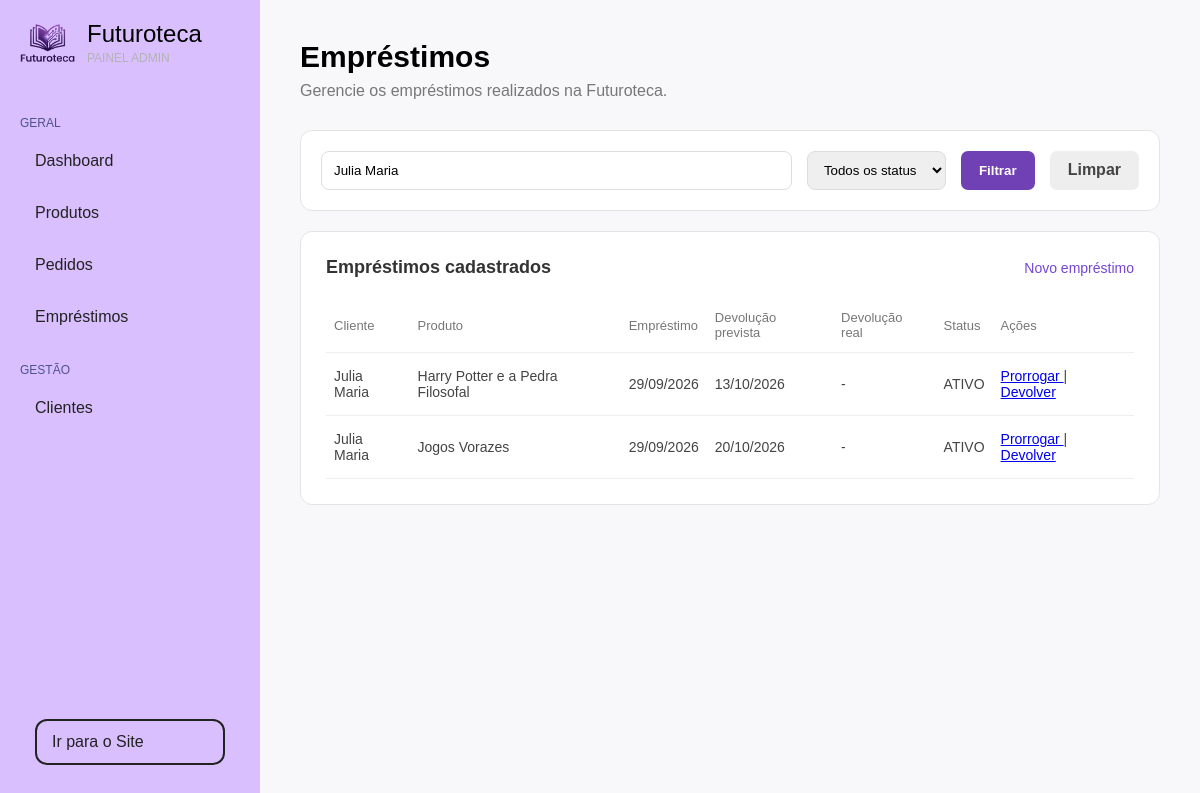
The app's page /dashboard/emprestimos.php?busca=Julia Maria (signed in) with its own data.
### tables this page shows
CREATE TABLE `emprestimo` (
  `id_emprestimo` int(11) NOT NULL,
  `id_usuario` int(11) NOT NULL,
  `id_produto` int(11) NOT NULL,
  `data_emprestimo` date NOT NULL,
  `data_devolucao_prevista` date NOT NULL,
  `data_devolucao_real` date DEFAULT NULL,
  `status` enum('ATIVO','DEVOLVIDO','ATRASADO') NOT NULL DEFAULT 'ATIVO',
  `prorrogado` tinyint(1) NOT NULL DEFAULT 0
);

CREATE TABLE `usuario` (
  `id_usuario` int(11) NOT NULL,
  `nome` varchar(100) NOT NULL,
  `email` varchar(150) NOT NULL,
  `cpf` varchar(14) NOT NULL,
  `telefone` varchar(20) DEFAULT NULL,
  `endereco` varchar(255) DEFAULT NULL,
  `tipo_usuario` enum('ADMIN','CLIENTE') NOT NULL DEFAULT 'CLIENTE',
  `senha` varchar(255) NOT NULL
);

CREATE TABLE `produto` (
  `id_produto` int(11) NOT NULL,
  `titulo` varchar(150) NOT NULL,
  `autor` varchar(100) DEFAULT NULL,
  `categoria` varchar(80) NOT NULL,
  `tipo` enum('LIVRO','EBOOK','ARTIGO') NOT NULL,
  `preco` decimal(10,2) NOT NULL,
  `preco_promocional` decimal(10,2) DEFAULT NULL,
  `estoque` int(11) NOT NULL DEFAULT 0,
  `descricao` text DEFAULT NULL,
  `imagem` varchar(255) DEFAULT NULL
);

### dashboard/emprestimos.php (the view, shortened to what this page needs)
<?php
require_once '../crud.php';
$busca = $_GET["busca"] ?? "";
$sql = "SELECT
            emprestimo.*,
            usuario.nome AS nome_cliente,
            produto.titulo AS nome_produto
        FROM emprestimo
        INNER JOIN usuario
            ON emprestimo.id_usuario = usuario.id_usuario
        INNER JOIN produto
            ON emprestimo.id_produto = produto.id_produto
        WHERE 1=1";
$params = [];
if (!empty($busca)) {
    $sql .= " AND (
                usuario.nome LIKE ?
                OR produto.titulo LIKE ?
              )";
    $params[] = "%" . $busca . "%";
    $params[] = "%" . $busca . "%";
}
$sql .= " ORDER BY emprestimo.id_emprestimo DESC";
$stmt = $pdo->prepare($sql);
$stmt->execute($params);
$emprestimos = $stmt->fetchAll(PDO::FETCH_ASSOC);
?>
<!DOCTYPE html>
<html lang="pt-br">
<head>
    <link rel="stylesheet" href="../css/dashboard.css">
</head>
<body>
    <?php include 'partials/sidebar.php'; ?>
    <main class="conteudo">
        <div class="titulo-dashboard">
            <h1>Empréstimos</h1>
            <p>Gerencie os empréstimos realizados na Futuroteca.</p>
        </div>
        <form method="GET" class="filtros-produtos">
            <input type="text" name="busca" placeholder="Buscar por cliente ou produto..."
                value="<?= htmlspecialchars($busca) ?>">
            <select name="status">
                <option value="">
                    Todos os status
                </option>
            </select>
            <button type="submit" class="btn-filtrar">
                Filtrar
            </button>
            <a href="emprestimos.php" class="btn-limpar">
                Limpar
            </a>
        </form>
        <div class="painel-dashboard">
            <div class="painel-titulo">
                <h3>Empréstimos cadastrados</h3>
                <a href="cadastrar-emprestimo.php">
                    Novo empréstimo
                </a>
            </div>
            <table>
                <thead>
                    <tr>
                        <th>Cliente</th>
                        <th>Produto</th>
                        <th>Empréstimo</th>
                        <th>Devolução prevista</th>
                        <th>Devolução real</th>
                        <th>Status</th>
                        <th>Ações</th>
                    </tr>
                </thead>
                <tbody>
                    <?php if (count($emprestimos) == 0): ?>
                        <tr>
                            <td colspan="7">
                                Nenhum empréstimo cadastrado.
                            </td>
                        </tr>
                    <?php else: ?>
                        <?php foreach ($emprestimos as $emprestimo): ?>
                            <tr>
                                <td>
                                    <?= htmlspecialchars($emprestimo["nome_cliente"]) ?>
                                </td>
                                <td>
                                    <?= htmlspecialchars($emprestimo["nome_produto"]) ?>
                                </td>
                                <td>
                                    <?= date("d/m/Y", strtotime($emprestimo["data_emprestimo"])) ?>
                                </td>
                                <td>
                                    <?= date("d/m/Y", strtotime($emprestimo["data_devolucao_prevista"])) ?>
                                </td>
                                <td>
                                    <?php if ($emprestimo["data_devolucao_real"]): ?>
                                        <?= date("d/m/Y", strtotime($emprestimo["data_devolucao_real"])) ?>
                                    <?php else: ?>
                                        -
                                    <?php endif; ?>
                                </td>
                                <td>
                                    <?= htmlspecialchars($emprestimo["status"]) ?>
                                </td>
                                <td>
                                    <?php if ($emprestimo["status"] == "ATIVO" || $emprestimo["status"] == "ATRASADO"): ?>
                                        <a href="prorrogar-emprestimo.php?id=<?= $emprestimo["id_emprestimo"] ?>"
                                            onclick="return confirm('Deseja prorrogar este empréstimo por mais 7 dias?')">
                                            Prorrogar
                                        </a>
                                        |
                                        <a href="devolver-emprestimo.php?id=<?= $emprestimo["id_emprestimo"] ?>"
                                            onclick="return confirm('Confirmar devolução deste empréstimo?')">
                                            Devolver
                                        </a>
                                    <?php else: ?>
                                        -
                                    <?php endif; ?>
                                </td>
                            </tr>
                        <?php endforeach; ?>
                    <?php endif; ?>
                </tbody>
            </table>
        </div>
    </main>
</body>
</html>

### css/dashboard.css (style rules this page uses)
* { margin: 0; padding: 0; box-sizing: border-box; }
body { font-family: Arial, sans-serif; display: flex; background-color: #f7f7f7f7; }
.conteudo { flex: 1; padding: 40px; }
.conteudo { flex: 1; padding: 40px; background-color: #f8f8fa; }
.titulo-dashboard { margin-bottom: 30px; }
.titulo-dashboard h1 { font-size: 30px; margin-bottom: 8px; }
.titulo-dashboard p { color: #777; }
.painel-dashboard { background-color: white; border: 1px solid #e4e4e4; border-radius: 12px; padding: 25px; }
.painel-titulo { display: flex; align-items: center; justify-content: space-between; margin-bottom: 20px; }
.painel-titulo h3 { font-size: 18px; color: #333; }
.painel-titulo a { color: #7445d8; text-decoration: none; font-size: 14px; }
table { width: 100%; border-collapse: collapse; }
th { text-align: left; color: #777; font-size: 13px; font-weight: 500; padding: 12px 8px; border-bottom: 1px solid #eeeeee; }
td { padding: 15px 8px; font-size: 14px; color: #444; border-bottom: 1px solid #eeeeee; }
.filtros-produtos { display: flex; gap: 15px; background-color: white; padding: 20px; margin-bottom: 20px; border: 1px solid #e4e4e4; border-radius: 12px; }
.filtros-produtos input { flex: 1; }
.filtros-produtos input, .filtros-produtos select { padding: 10px 12px; border: 1px solid #ddd; border-radius: 8px; outline: none; }
.btn-filtrar { background-color: #7040b5; color: white; border: none; border-radius: 7px; padding: 10px 18px; font-weight: 600; cursor: pointer; transition: 0.2s; }
.btn-limpar { background-color: #eeeeee; color: #444; padding: 10px 18px; border-radius: 7px; text-decoration: none; font-weight: 600; transition: 0.2s; }

### records on screen
emprestimo: id_usuario.nome "Julia Maria", id_produto.titulo "Harry Potter e a Pedra Filosofal", data_emprestimo "29/09/2026", data_devolucao_prevista "13/10/2026", status "ATIVO"
emprestimo: id_usuario.nome "Julia Maria", id_produto.titulo "Jogos Vorazes", data_emprestimo "29/09/2026", data_devolucao_prevista "20/10/2026", status "ATIVO"
